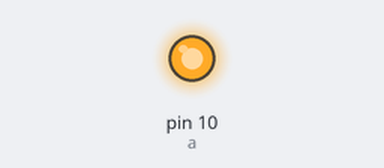
Bench run of a sketch on a simulated Arduino Uno, built with avr-gcc and run on an emulated ATmega328P. On the bench: output pins drawn as LEDs (lit = HIGH).

Above: at 0.1 s.
Timing chart, 0 to 1.6 s (numbered marks = the images above):
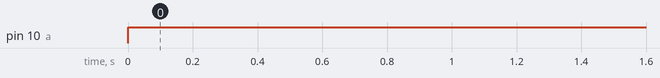

The sketch:

first.ino
```cpp
int a=10;
int b=11;
void setup() {
  pinMode(a,OUTPUT);
  pinMode(b,INPUT);

}

void loop() {
  digitalWrite(a,HIGH);
}
```

Measured:
- by itself, pin 10 (a): LOW → HIGH at 0.00 s
